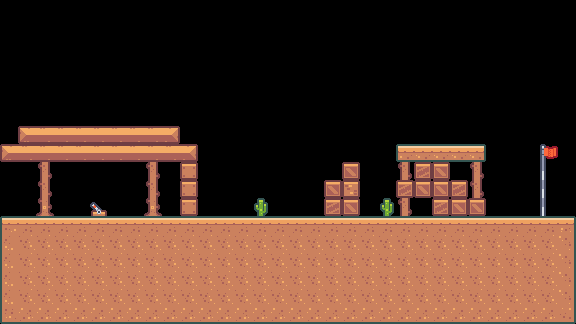

The image is a tile-based game level rendered from a .tmx file. Its description and complete source (layers, tilesets, objects, tile grids) follow:
An orthogonal 32x18 tile map with 18x18 px tiles, 1 tile layer (Tile Layer 1).

<map version="1.10" tiledversion="1.10.2" orientation="orthogonal" renderorder="right-down" width="32" height="18" tilewidth="18" tileheight="18" infinite="0" nextlayerid="2" nextobjectid="1">
 <tileset firstgid="1" source="tiles_packed.tsx" />
 <layer id="1" name="Tile Layer 1" width="32" height="18">
  <data encoding="csv">
0,0,0,0,0,0,0,0,0,0,0,0,0,0,0,0,0,0,0,0,0,0,0,0,0,0,0,0,0,0,0,0,
0,0,0,0,0,0,0,0,0,0,0,0,0,0,0,0,0,0,0,0,0,0,0,0,0,0,0,0,0,0,0,0,
0,0,0,0,0,0,0,0,0,0,0,0,0,0,0,0,0,0,0,0,0,0,0,0,0,0,0,0,0,0,0,0,
0,0,0,0,0,0,0,0,0,0,0,0,0,0,0,0,0,0,0,0,0,0,0,0,0,0,0,0,0,0,0,0,
0,0,0,0,0,0,0,0,0,0,0,0,0,0,0,0,0,0,0,0,0,0,0,0,0,0,0,0,0,0,0,0,
0,0,0,0,0,0,0,0,0,0,0,0,0,0,0,0,0,0,0,0,0,0,0,0,0,0,0,0,0,0,0,0,
0,0,0,0,0,0,0,0,0,0,0,0,0,0,0,0,0,0,0,0,0,0,0,0,0,0,0,0,0,0,0,0,
0,49,50,50,50,50,50,50,50,51,0,0,0,0,0,0,0,0,0,0,0,0,0,0,0,0,0,0,0,0,0,0,
49,50,50,50,50,50,50,50,50,50,51,0,0,0,0,0,0,0,0,0,0,0,42,43,43,43,44,0,0,0,112,0,
0,0,117,0,0,0,0,0,117,0,30,0,0,0,0,0,0,0,0,27,0,0,117,105,27,0,117,0,0,0,132,0,
0,0,117,0,0,0,0,0,117,0,30,0,0,0,0,0,0,0,27,7,0,0,105,27,27,105,117,0,0,0,132,0,
0,0,138,0,0,65,0,0,138,0,30,0,0,0,128,0,0,0,105,27,0,128,117,0,105,27,27,0,0,0,132,0,
62,63,63,63,63,63,63,63,63,63,63,63,63,63,63,63,63,63,63,63,63,63,63,63,63,63,63,63,63,63,63,64,
122,123,123,123,123,123,123,123,123,123,123,123,123,123,123,123,123,123,123,123,123,123,123,123,123,123,123,123,123,123,123,124,
122,123,123,123,123,123,123,123,123,123,123,123,123,123,123,123,123,123,123,123,123,123,123,123,123,123,123,123,123,123,123,124,
122,123,123,123,123,123,123,123,123,123,123,123,123,123,123,123,123,123,123,123,123,123,123,123,123,123,123,123,123,123,123,124,
122,123,123,123,123,123,123,123,123,123,123,123,123,123,123,123,123,123,123,123,123,123,123,123,123,123,123,123,123,123,123,124,
142,143,143,143,143,143,143,143,143,143,143,143,143,143,143,143,143,143,143,143,143,143,143,143,143,143,143,143,143,143,143,144
</data>
 </layer>
</map>
